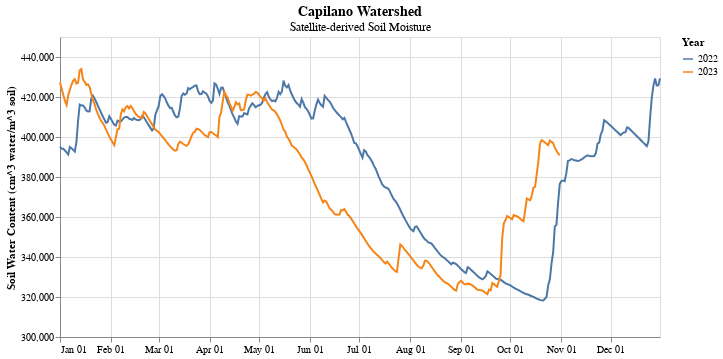

Notebook code cell kept with this figure:
### Code cell
title = alt.TitleParams(
   text='Capilano Watershed',
   subtitle="Satellite-derived Soil Moisture",
   anchor='middle',
   fontSize=14,
   fontWeight='bold')

soil_line = alt.Chart(soil, title=title).mark_line().encode(
    alt.X('monthdate(date):T', title=None),
    alt.Y('SWC:Q', title='Soil Water Content (cm^3 water/m^3 soil)', scale=alt.Scale(domain=[300000, 450000])),
    alt.Color('year:N', title="Year"),
    tooltip=[alt.Tooltip('date', title="Date"), alt.Tooltip('SWC', title="SWC")]
)

soil_line.properties(width=600)

### Figure 1 — Vega-Lite specification as saved in the notebook (floating-point values rounded to 4 significant figures; data arrays with more than 128 entries replaced by an {"elided": "..."} marker saying what was removed)
{"config": {"view": {"continuousWidth": 300, "continuousHeight": 300}}, "data": {"name": "data-8b68d497d82251128970bc6cafa3ff47"}, "mark": {"type": "line"}, "encoding": {"color": {"field": "year", "title": "Year", "type": "nominal"}, "tooltip": [{"field": "date", "title": "Date", "type": "temporal"}, {"field": "SWC", "title": "SWC", "type": "quantitative"}], "x": {"field": "date", "timeUnit": "monthdate", "title": null, "type": "temporal"}, "y": {"field": "SWC", "scale": {"domain": [300000, 450000]}, "title": "Soil Water Content (cm^3 water/m^3 soil)", "type": "quantitative"}}, "title": {"text": "Capilano Watershed", "anchor": "middle", "fontSize": 14, "fontWeight": "bold", "subtitle": "Satellite-derived Soil Moisture"}, "width": 600, "$schema": "https://vega.github.io/schema/vega-lite/v5.8.0.json", "datasets": {"data-8b68d497d82251128970bc6cafa3ff47": {"elided": "669 records"}}}
